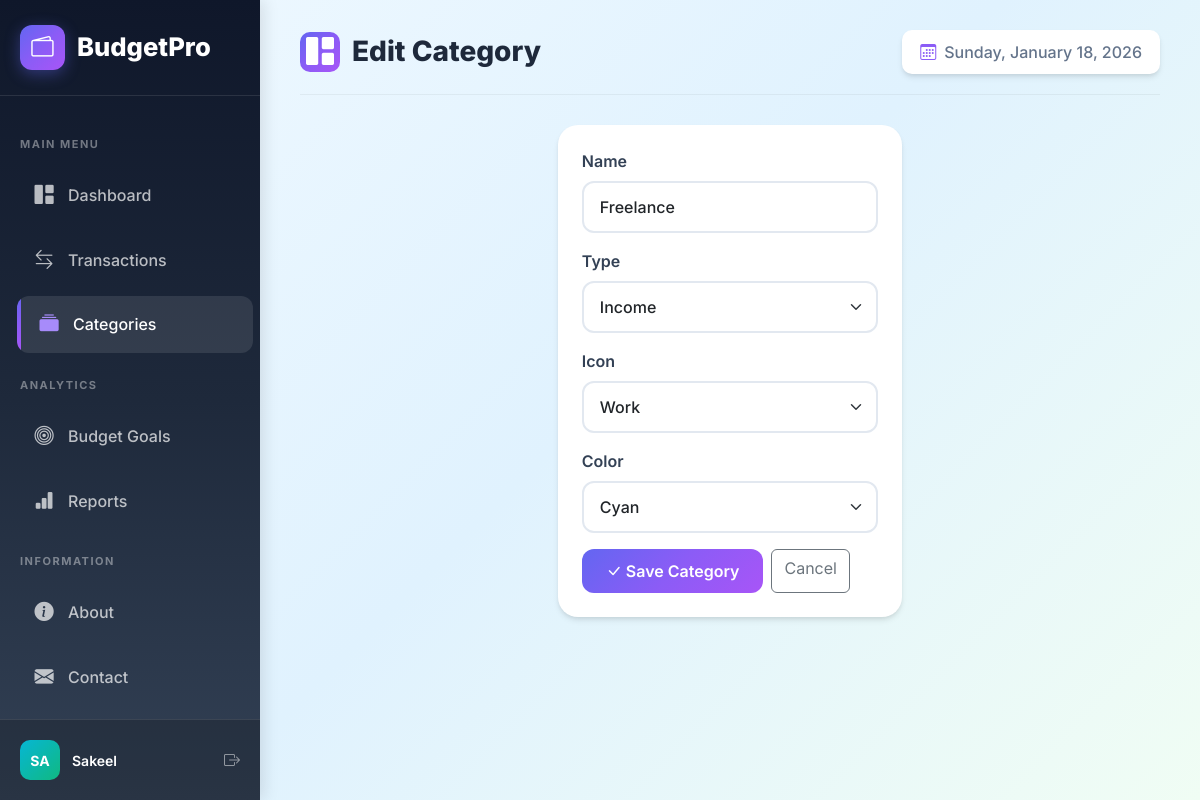
Screenshot of /categories/51/edit/ (signed in) with the database file from the repository.
### budget_planner/models.py (models this page shows, shortened)
class Category(models.Model):
    CATEGORY_TYPES = [
        ('income', 'Income'),
        ('expense', 'Expense'),
    ]
    name = models.CharField(max_length=100)
    type = models.CharField(max_length=10, choices=CATEGORY_TYPES)
    icon = models.CharField(max_length=50, default='bi-tag')
    color = models.CharField(max_length=20, default='primary')
    user = models.ForeignKey(User, on_delete=models.CASCADE)
    created_at = models.DateTimeField(auto_now_add=True)
    class Meta:
        verbose_name_plural = 'Categories'
        ordering = ['name']

### budget_planner/views.py (the view)
# urls.py: path('categories/<int:pk>/edit/', views.edit_category, name='edit_category'),
@login_required
def edit_category(request, pk):
    category = get_object_or_404(Category, pk=pk, user=request.user)
    if request.method == 'POST':
        form = CategoryForm(request.POST, instance=category)
        if form.is_valid():
            form.save()
            messages.success(request, 'Category updated successfully!')
            return redirect('categories')
    else:
        form = CategoryForm(instance=category)
    return render(request, 'categories_form.html', {'form': form, 'title': 'Edit Category'})

### templates/categories_form.html (shortened to what this page needs)
{% extends 'base.html' %}
{% block page_title %}{{ title }}{% endblock %}
{% block content %}
<div class="row justify-content-center">
    <div class="col-lg-5">
        <div class="card">
            <div class="card-body p-4">
                <form method="post">
                    {% for field in form %}
                    <div class="mb-3">
                        <label for="{{ field.id_for_label }}" class="form-label">{{ field.label }}</label>
                        {{ field }}
                    </div>
                    {% endfor %}
                    <div class="d-flex gap-2">
                        <button type="submit" class="btn btn-primary">
                            <i class="bi bi-check-lg"></i> Save Category
                        </button>
                        <a href="{% url 'categories' %}" class="btn btn-outline-secondary">Cancel</a>
                    </div>
                </form>
            </div>
        </div>
    </div>
</div>
{% endblock %}

### templates/base.html (shortened to what this page needs)
<!DOCTYPE html>
<html lang="en">
<head>
    <link href="https://cdn.jsdelivr.net/npm/bootstrap@5.3.2/dist/css/bootstrap.min.css" rel="stylesheet">
    <link href="https://cdn.jsdelivr.net/npm/bootstrap-icons@1.11.1/font/bootstrap-icons.css" rel="stylesheet">
</head>
<body>
    {% if user.is_authenticated %}
    <div class="d-flex">
        <nav class="sidebar" style="width: 260px;">
            <div class="sidebar-brand">
                <a href="{% url 'dashboard' %}" class="brand-logo">
                    <span class="brand-icon"><i class="bi bi-wallet2"></i></span>
                    BudgetPro
                </a>
            </div>
            <div class="nav-section-title">Main Menu</div>
            <ul class="nav flex-column">
                <li class="nav-item">
                    <a class="nav-link {% if request.resolver_match.url_name == 'dashboard' %}active{% endif %}" href="{% url 'dashboard' %}">
                        <i class="bi bi-grid-1x2-fill"></i> Dashboard
                    </a>
                </li>
                <li class="nav-item">
                    <a class="nav-link {% if 'transaction' in request.resolver_match.url_name %}active{% endif %}" href="{% url 'transactions' %}">
                        <i class="bi bi-arrow-left-right"></i> Transactions
                    </a>
                </li>
                <li class="nav-item">
                    <a class="nav-link {% if 'categor' in request.resolver_match.url_name %}active{% endif %}" href="{% url 'categories' %}">
                        <i class="bi bi-collection-fill"></i> Categories
                    </a>
                </li>
            </ul>
            <div class="nav-section-title">Analytics</div>
            <ul class="nav flex-column">
                <li class="nav-item">
                    <a class="nav-link {% if 'budget' in request.resolver_match.url_name %}active{% endif %}" href="{% url 'budget_goals' %}">
                        <i class="bi bi-bullseye"></i> Budget Goals
                    </a>
                </li>
                <li class="nav-item">
                    <a class="nav-link {% if request.resolver_match.url_name == 'reports' %}active{% endif %}" href="{% url 'reports' %}">
                        <i class="bi bi-bar-chart-fill"></i> Reports
                    </a>
                </li>
            </ul>
            <div class="nav-section-title">Information</div>
            <ul class="nav flex-column">
                <li class="nav-item">
                    <a class="nav-link {% if request.resolver_match.url_name == 'about' %}active{% endif %}" href="{% url 'about' %}">
                        <i class="bi bi-info-circle-fill"></i> About
                    </a>
                </li>
                <li class="nav-item">
                    <a class="nav-link {% if request.resolver_match.url_name == 'contact' %}active{% endif %}" href="{% url 'contact' %}">
                        <i class="bi bi-envelope-fill"></i> Contact
                    </a>
                </li>
            </ul>
            <div class="sidebar-footer">
                <div class="user-profile">
                    <div class="user-avatar">
                        {{ user.username|slice:":2"|upper }}
                    </div>
                    <div class="user-info">
                        <div class="user-name">{{ user.username }}</div>
                    </div>
                    <a href="{% url 'logout' %}" class="text-white-50" title="Logout">
                        <i class="bi bi-box-arrow-right"></i>
                    </a>
                </div>
            </div>
        </nav>
        <main class="main-content flex-grow-1">
            <div class="page-header">
                <h1 class="page-title">
                    <span class="page-title-icon">
                        <i class="bi bi-{% block page_icon %}grid-1x2-fill{% endblock %}"></i>
                    </span>
                    {% block page_title %}Dashboard{% endblock %}
                </h1>
                <div class="header-actions">
                    <div class="date-display">
                        <i class="bi bi-calendar3"></i>
                        <span id="current-date"></span>
                    </div>
                </div>
            </div>
            {% block content %}{% endblock %}
        </main>
    </div>
    {% else %}
    {% block auth_content %}{% endblock %}
    {% endif %}
</body>
</html>

### templates/base.html (style rules this page uses)
:root { --primary-gradient: linear-gradient(135deg, #6366f1 0%, #8b5cf6 50%, #a855f7 100%); --secondary-gradient: linear-gradient(135deg, #06b6d4 0%, #10b981 100%); --success-gradient: linear-gradient(135deg, #10b981 0%, #34d399 100%); --danger-gradient: linear-gradient(135deg, #ef4444 0%, #f87171 100%); --warning-gradient: linear-gradient(135deg, #f59e0b 0%, #fbbf24 100%); --sidebar-bg: linear-gradient(180deg, #0f172a 0%, #1e293b 50%, #334155 100%); --card-shadow: 0 4px 6px -1px rgba(0, 0, 0, 0.1), 0 2px 4px -1px rgba(0, 0, 0, 0.06); --card-shadow-hover: 0 20px 25px -5px rgba(0, 0, 0, 0.1), 0 10px 10px -5px rgba(0, 0, 0, 0.04); }
* { font-family: 'Inter', -apple-system, BlinkMacSystemFont, sans-serif; }
body { background: linear-gradient(135deg, #f0f9ff 0%, #e0f2fe 50%, #f0fdf4 100%); min-height: 100vh; }
.sidebar { min-height: 100vh; background: var(--sidebar-bg); position: fixed; top: 0; left: 0; z-index: 100; padding-top: 0; box-shadow: 4px 0 15px rgba(0, 0, 0, 0.1); }
.sidebar-brand { padding: 25px 20px; border-bottom: 1px solid rgba(255, 255, 255, 0.1); margin-bottom: 20px; }
.brand-logo { font-size: 1.6rem; font-weight: 800; color: #fff; text-decoration: none; display: flex; align-items: center; gap: 12px; }
.brand-icon { width: 45px; height: 45px; background: var(--primary-gradient); border-radius: 12px; display: flex; align-items: center; justify-content: center; font-size: 1.4rem; box-shadow: 0 4px 15px rgba(99, 102, 241, 0.4); }
.sidebar .nav-link { color: rgba(255, 255, 255, 0.7); padding: 14px 20px; border-radius: 12px; margin: 4px 12px; transition: all 0.3s cubic-bezier(0.4, 0, 0.2, 1); display: flex; align-items: center; gap: 12px; font-weight: 500; position: relative; overflow: hidden; }
.sidebar .nav-link::before { content: ''; position: absolute; left: 0; top: 0; width: 4px; height: 100%; background: var(--primary-gradient); border-radius: 0 4px 4px 0; transform: scaleY(0); transition: transform 0.3s ease; }
.sidebar .nav-link:hover, .sidebar .nav-link.active { background: rgba(255, 255, 255, 0.1); color: #fff; transform: translateX(5px); }
.sidebar .nav-link.active::before { transform: scaleY(1); }
.sidebar .nav-link i { font-size: 1.2rem; width: 24px; text-align: center; }
.sidebar .nav-link.active i { color: #a78bfa; }
.nav-section-title { color: rgba(255, 255, 255, 0.4); font-size: 11px; font-weight: 700; text-transform: uppercase; letter-spacing: 1.5px; padding: 20px 20px 10px; }
.sidebar-footer { position: absolute; bottom: 0; left: 0; right: 0; padding: 20px; border-top: 1px solid rgba(255, 255, 255, 0.1); background: rgba(0, 0, 0, 0.2); }
.user-profile { display: flex; align-items: center; gap: 12px; color: rgba(255, 255, 255, 0.8); }
.user-avatar { width: 40px; height: 40px; background: var(--secondary-gradient); border-radius: 10px; display: flex; align-items: center; justify-content: center; font-weight: 700; color: #fff; font-size: 14px; }
.user-info { flex: 1; }
.user-name { font-weight: 600; font-size: 14px; color: #fff; }
.main-content { margin-left: 260px; padding: 30px 40px; min-height: 100vh; }
.page-header { display: flex; justify-content: space-between; align-items: center; margin-bottom: 30px; padding-bottom: 20px; border-bottom: 1px solid rgba(0, 0, 0, 0.05); }
.page-title { font-size: 28px; font-weight: 800; color: #1e293b; margin: 0; display: flex; align-items: center; gap: 12px; }
.page-title-icon { width: 40px; height: 40px; background: var(--primary-gradient); border-radius: 10px; display: flex; align-items: center; justify-content: center; color: #fff; }
.header-actions { display: flex; gap: 12px; align-items: center; }
.date-display { background: #fff; padding: 10px 18px; border-radius: 10px; font-weight: 500; color: #64748b; box-shadow: var(--card-shadow); display: flex; align-items: center; gap: 8px; }
.date-display i { color: #8b5cf6; }
.card { border: none; border-radius: 20px; box-shadow: var(--card-shadow); transition: all 0.3s cubic-bezier(0.4, 0, 0.2, 1); background: #fff; overflow: hidden; }
.card-body { padding: 25px; }
.btn-primary { background: var(--primary-gradient); border: none; padding: 10px 24px; border-radius: 12px; font-weight: 600; transition: all 0.3s ease; }
.form-control, .form-select { border: 2px solid #e2e8f0; border-radius: 12px; padding: 12px 16px; font-weight: 500; transition: all 0.3s ease; }
.form-label { font-weight: 600; color: #334155; margin-bottom: 8px; }

### rows the page displays
Category: form "Freelance" "Income" "Work" "Cyan"

### other values shown
{{ user.username|slice:":2"|upper }} "SA"
{{ user.username }} "Sakeel"
{{ title }} "Edit Category"
{{ field.label }} "Name" "Type" "Icon" "Color"
